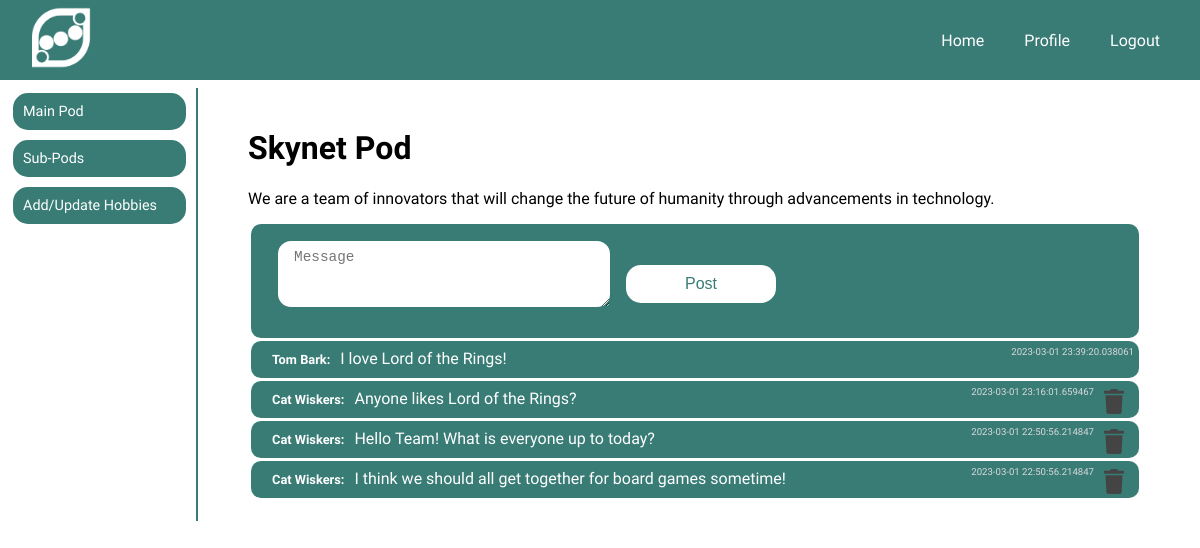
/pods/home/1 (signed in), run on the app's committed database.
### models.py (models this page shows, shortened)
class Pod(db.Model):
    __tablename__ = 'pods'
    id = db.Column(db.Integer, primary_key=True, autoincrement=True)
    name = db.Column(db.String(30), unique=True, nullable=False)
    description = db.Column(db.Text)
    messages = db.relationship('Message', secondary='pod_messages', backref='pod')

class Message(db.Model):
    __tablename__ = 'messages'
    id = db.Column(db.Integer, primary_key=True, autoincrement=True)
    contents = db.Column(db.Text, nullable=False)
    timestamp = db.Column(db.DateTime, nullable=False, default=datetime.utcnow())
    user_id = db.Column(db.Integer, db.ForeignKey('users.id', ondelete='cascade'))
    pod_id = db.Column(db.Integer, db.ForeignKey('pods.id', ondelete='cascade'))
    sub_pod_id = db.Column(db.Integer, db.ForeignKey('sub_pods.id', ondelete='cascade'))

class User(db.Model):
    __tablename__ = 'users'
    id = db.Column(db.Integer, primary_key=True, autoincrement=True)
    username = db.Column(db.String(20), unique=True, nullable=False)
    password = db.Column(db.Text, nullable=False)
    first_name = db.Column(db.String(50), nullable=False)
    last_name = db.Column(db.String(50), nullable=False)
    email = db.Column(db.Text, nullable=False, unique=True)
    city = db.Column(db.Text, nullable=False)
    state = db.Column(db.Text, nullable=False)
    lat_lng = db.Column(db.Text)
    pods = db.relationship('Pod', secondary="pod_users", backref='user')
    sub_pods = db.relationship('SubPod', secondary="sub_pod_users", backref='user')
    hobbies = db.relationship('Hobby', secondary='user_hobbies', backref='user')
    pod_messages = db.relationship('Message', backref='pod_user')
    sub_pod_messages = db.relationship('Message', backref='sub_pod_user')

### app.py (the view, shortened to what this page needs)
@app.route('/pods/home/<int:pod_id>', methods=['GET', 'POST'])
def pod_home(pod_id):
    if not g.user:
        flash("Access unauthorized.", "error")
        return redirect("/")
    form = MessageForm()
    user, pod, pod_member = is_pod_member()
    pod_messages = Message.query.filter(Message.pod_id==pod.id).order_by(Message.timestamp.desc()).all()
    return render_template('/pods/pod.html', form=form, pod=pod, pod_member=pod_member, pod_messages=pod_messages)

### forms.py
class MessageForm(FlaskForm):
    contents = TextAreaField('Message', validators=[DataRequired(), Length(min=1,max=180)])

### app.py (called while the page is built)
def is_pod_member():
    if g.user:
        user = User.query.get(int(session[CURRENT_USER]))
        empty_tupple = (None,None,None)
        if user:
            main_pod = user.pods
            if main_pod:
                main_pod = user.pods[0]
                pod_member = PodUser.query.filter(PodUser.pod_id==main_pod.id, PodUser.user_id==user.id).first()
                if pod_member:
                    return user, main_pod, pod_member
                else:
                    return empty_tupple
            else:
                return empty_tupple

@app.before_request
def add_user_to_g():
    if CURRENT_USER in session:
        g.user = User.query.get(session[CURRENT_USER])
    else:
        g.user = None

### templates/pods/pod.html (shortened to what this page needs)
{% extends '/users/user_menu.html' %}
{% block dashboard %}
<h1 class="main_title">{{ pod.name }} Pod</h1>
<p class="sub_title">{{ pod.description }}</p>
<div class='message_container'>
    <form method="POST" id="user_form" class="message_form">
    {% for field in form if field.widget.input_type != 'hidden' %}
    {{ field(placeholder=field.label.text, class="message_field") }}
    {% endfor %}
    <button class="button-message">Post</button>
  </form>
</div>
  {% for message in pod_messages %}
    <div class='message_container'>
        <p class="pod_thumbnail_text_title">
            {{ message.pod_user.first_name }} {{ message.pod_user.last_name }}:
        </p>
        {{ message.contents }}
        {% if message.pod_user.id == pod_member.user_id %}
            <img class='trash' src='/static/imgs/trash.png'>
        {% endif %}
        <p class='timestamp'>{{ message.timestamp }}</p>
    </div>
    {% endfor %}
{% endblock %}

### static/app.css (style rules this page uses)
body { margin: 0px; padding: 0px; font-family: 'Varela Round', sans-serif; }
* { scrollbar-width: thin; scrollbar-color: #387C75 white; }
.message_container { white-space: normal; background-color: #387C75; margin: 3px; padding: 5px 5px 5px 15px; border-radius: 10px; color: #fff; }
.trash { width: 20px; display: inline-block; margin: 3px 10px; float: right; cursor: pointer; }
.message_form { background-color: #387C75; border-radius: 20px; }
.button-message { position: relative; top: -30px; width: 150px; background-color: white; color: #387C75; padding: 10px 0px; border: none; border-radius: 15px; text-align: center; font-size: 1rem; }
.pod_thumbnail_text_title { display: inline-block; color: white; font-size: 0.8rem; font-weight: bold; padding: 3px; margin: 3px; }
.message_field { display: inline-block; margin: 10px; font-size: 0.9rem; padding: 8px 16px; width: 300px; height: 50px; border-radius: 15px; border: 2px solid #387C75; }
.timestamp { margin: 0px; padding: 0px; font-size: 0.6rem; color: rgb(219, 218, 218); float: right; }

### data on the page
Pod: name "Skynet", description "We are a team of innovators that will change the future of humanity through advancements in technology."
Message: pod_user.first_name "Tom", pod_user.last_name "Bark", contents "I love Lord of the Rings!", timestamp "2023-03-01 23:39:20.038061"
Message: pod_user.first_name "Cat", pod_user.last_name "Wiskers", contents "Anyone likes Lord of the Rings?", timestamp "2023-03-01 23:16:01.659467"
Message: pod_user.first_name "Cat", pod_user.last_name "Wiskers", contents "Hello Team! What is everyone up to today?", timestamp "2023-03-01 22:50:56.214847"
Message: pod_user.first_name "Cat", pod_user.last_name "Wiskers", contents "I think we should all get together for board games sometime!", timestamp "2023-03-01 22:50:56.214847"
